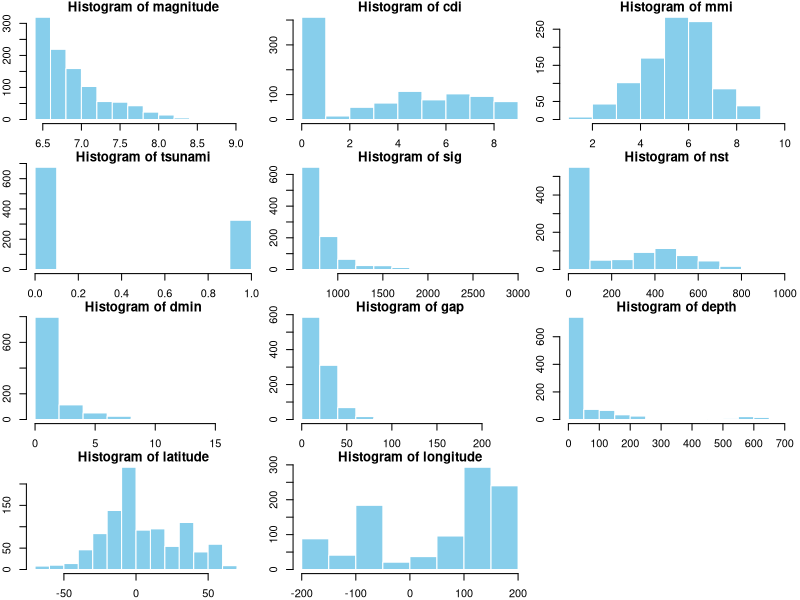
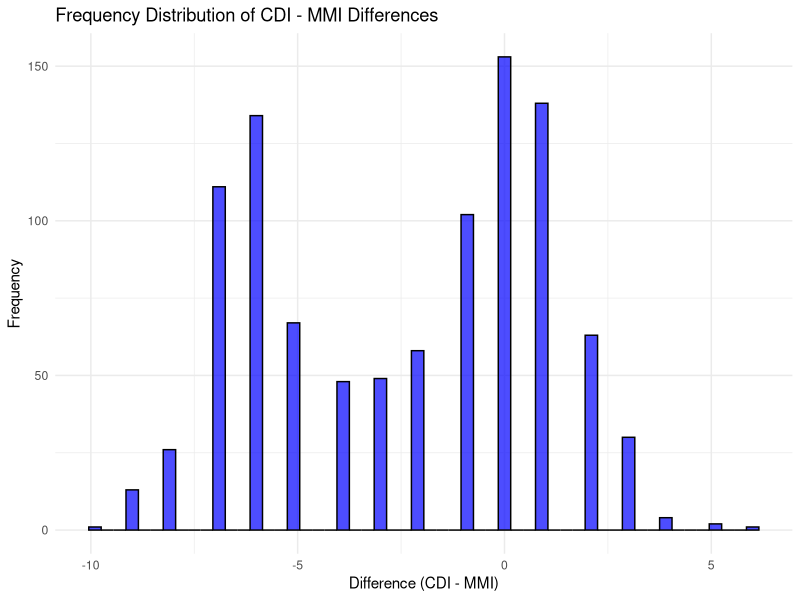
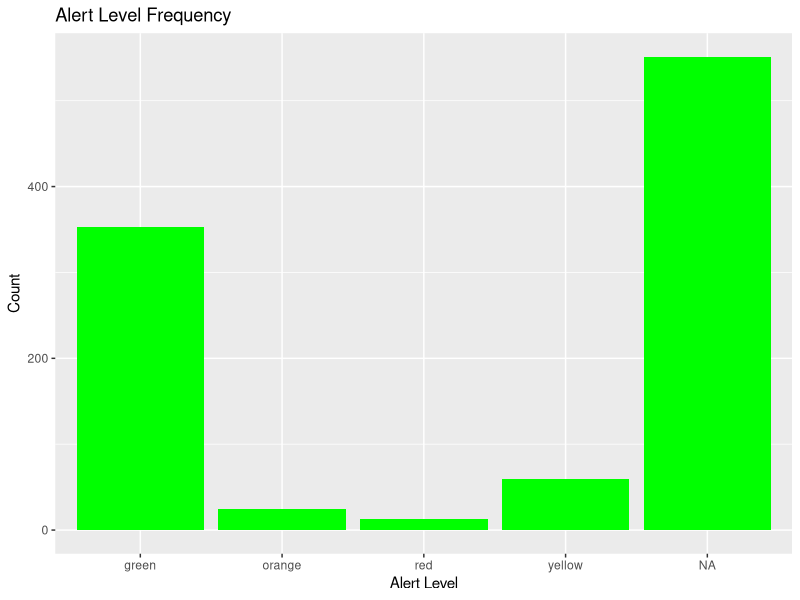
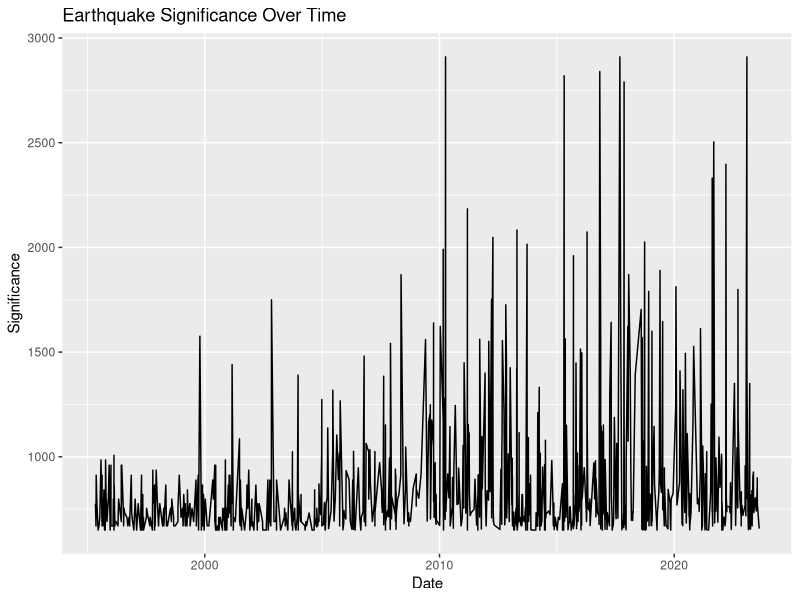
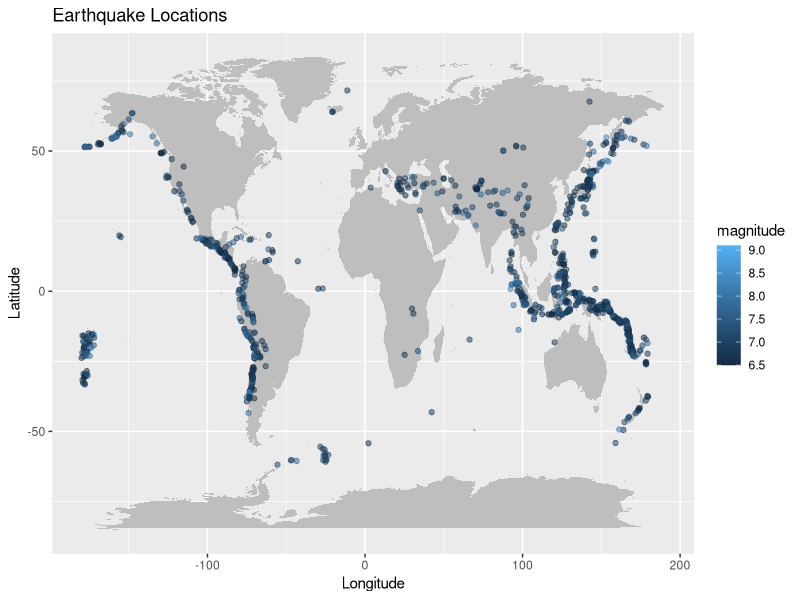
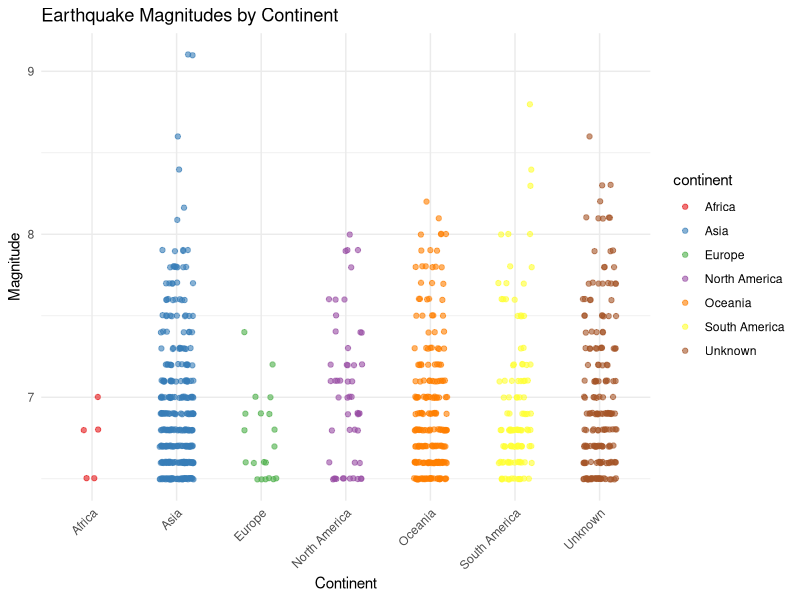
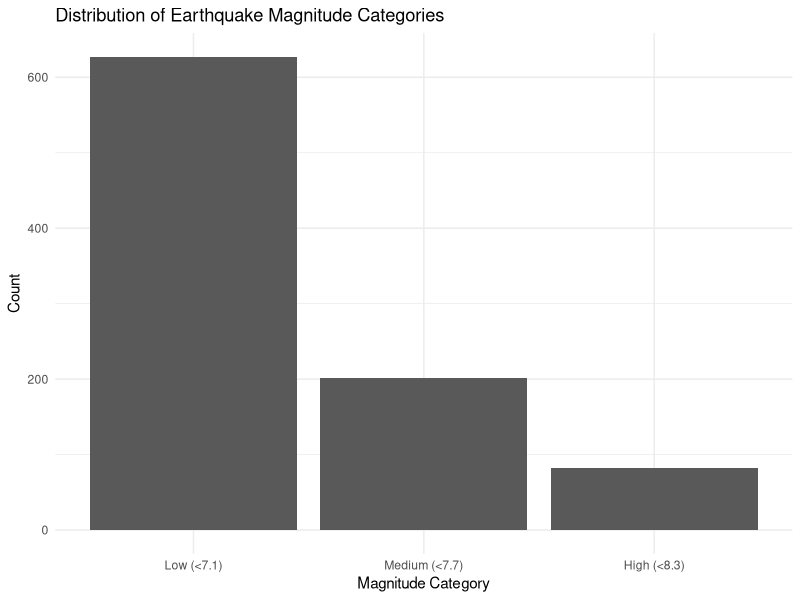
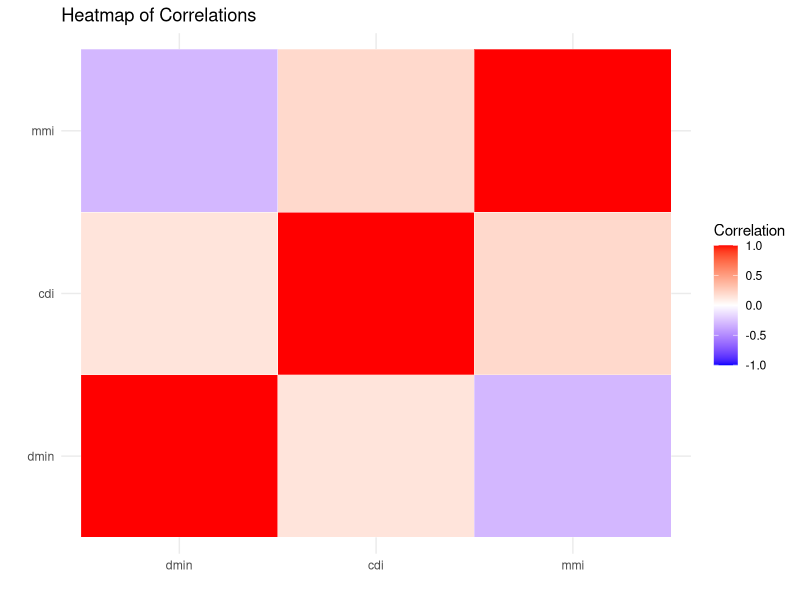

The R source for these figures, in order: (Note: this script raises an error after producing the figures.)
## ---- chunk 1
library(readr)
data <- read_csv("dataset/earthquake_1995-2023.csv")
head(data)
## ---- chunk 2
head(data)
summary(data)
## ---- chunk 3
library(nortest)
analyze_variable <- function(var_name, data) {
  var_data <- data[[var_name]]
  var_data <- unique(var_data)
  if (is.character(var_data) || is.factor(var_data) || length(unique(var_data)) < 10) {
    cat("Categorical Variable:", var_name, "\n")
    counts <- table(var_data, useNA = "ifany")
    cat("\n")
  } else {
    cat("Numerical Variable:", var_name, "\n")
    var_data <- na.omit(as.numeric(var_data))
    if (length(var_data) > 1) {
      is_discrete <- all(var_data == floor(var_data))
      
      normal_test <- ad.test(var_data)$p.value
      exp_test <- ks.test(var_data, "pexp", rate = 1 / mean(var_data))$p.value
      unif_test <- ks.test(var_data, "punif", min = min(var_data), max = max(var_data))$p.value
      chi_square_test <- ks.test(var_data, "pchisq", df = mean(var_data))$p.value
      
      closest_dist <- ifelse(normal_test > 0.05, "Normal",
                             ifelse(exp_test > 0.05, "Exponential",
                                    ifelse(unif_test > 0.05, "Uniform",
                                                  ifelse(chi_square_test > 0.05, "Chi-Square", "Unknown"))))
      
      cat("  Is Discrete:", is_discrete, "\n")
      cat("  Normality test p-value:", normal_test, "\n")
      cat("  Exponential test p-value:", exp_test, "\n")
      cat("  Uniform test p-value:", unif_test, "\n")
      cat("  Chi-Square test p-value:", chi_square_test, "\n")
      cat("  Closest distribution:", closest_dist, "\n\n")
    } else {
      cat("  Insufficient data for analysis.\n\n")
    }
  }
}

for (var in colnames(data)) {
  analyze_variable(var, data)
}
## ---- chunk 4
numeric_vars <- sapply(data, is.numeric)
numeric_data <- data[, numeric_vars]

num_vars <- sum(numeric_vars)
rows <- ceiling(sqrt(num_vars))
cols <- ceiling(num_vars / rows)

par(mfrow = c(rows, cols), mar = c(2, 2, 1, 0.5))

for (var_name in colnames(numeric_data)) {
  hist(numeric_data[[var_name]], 
       main = paste("Histogram of", var_name), 
       xlab = var_name, 
       col = "skyblue", 
       border = "white")
}

par(mfrow = c(1, 1))
## ---- chunk 5
colSums(is.na(data))
## ---- chunk 6
library(lubridate)
data$date_time <- dmy_hm(data$date_time)
## ---- chunk 7
library(ggplot2)
print("The summary of the magnitude of the earthquakes")
summary(data$magnitude)
print("The summary of the maximum reported intensity for the event")
summary(data$cdi)
print("The summary of the maximum estimated instrumental intensity for the event")
summary(data$mmi)
## ---- chunk 8
library(ggplot2)

cdi_mmi_diff <- data$cdi - data$mmi

ggplot(data.frame(cdi_mmi_diff), aes(x = cdi_mmi_diff)) +
  geom_histogram(binwidth = 0.3, fill = "blue", color = "black", alpha = 0.7) +
  labs(
    title = "Frequency Distribution of CDI - MMI Differences",
    x = "Difference (CDI - MMI)",
    y = "Frequency"
  ) +
  theme_minimal()

## ---- chunk 9
table(data$alert)
table(data$magType)
## ---- chunk 10
ggplot(data, aes(x = alert)) + geom_bar(fill = "green") +
    labs(title = "Alert Level Frequency", x = "Alert Level", y = "Count")
## ---- chunk 11
ggplot(data, aes(x = date_time, y = sig)) + geom_line() +
    labs(title = "Earthquake Significance Over Time", x = "Date", y = "Significance")
## ---- chunk 12
library(knitr)
# Calculate NA counts for 'country' and 'magnitude' columns
na_country <- sum(is.na(data[['country']]))
na_magnitude <- sum(is.na(data[['magnitude']]))
na_continent <- sum(is.na(data[['continent']]))

na_summary <- data.frame(
  Column = c("country", "magnitude", "continent"),
  NA_Count = c(na_country, na_magnitude, na_continent)
)

# Display the summary table
kable(na_summary, caption = "Summary of missing values before filling data")


# Read the dataset with filled countries
data_country <- read_csv("dataset/earthquake_1995-2023-country.csv", show_col_types = FALSE)
na_country <- sum(is.na(data_country[['country']]))
na_magnitude <- sum(is.na(data_country[['magnitude']]))
na_continent <- sum(is.na(data_country[['continent']]))

na_summary_country <- data.frame(
  Column = c("country", "magnitude", "continent"),
  NA_Count = c(na_country, na_magnitude, na_continent)
)
kable(na_summary_country, caption = "Summary of missing values after filling data")

## ---- chunk 13
world_map <- map_data("world")
ggplot() + 
    geom_polygon(data = world_map, aes(x = long, y = lat, group = group), fill = "gray") +
    geom_point(data = data_country, aes(x = longitude, y = latitude, color = magnitude), alpha = 0.5) +
    labs(title = "Earthquake Locations", x = "Longitude", y = "Latitude")
## ---- chunk 14
library(ggplot2)
#combining the same continents with different names
data_country$continent <- gsub("AF", "Africa", data_country$continent)
data_country$continent <- gsub("AS", "Asia", data_country$continent)
data_country$continent <- gsub("EU", "Europe", data_country$continent)
data_country$continent <- gsub("OC", "Oceania", data_country$continent)
data_country$continent <- gsub("SA", "South America", data_country$continent)
# Filter out rows with missing values
data_country <- data_country[!is.na(data_country$magnitude) & !is.na(data_country$continent), ]

# Plot all earthquake magnitudes by continent
ggplot(data_country, aes(x = continent, y = magnitude, color = continent)) +
  geom_jitter(alpha = 0.6, width = 0.2) + 
  labs(title = "Earthquake Magnitudes by Continent",
       x = "Continent",
       y = "Magnitude") +
  theme_minimal() +
  theme(axis.text.x = element_text(angle = 45, hjust = 1)) +
  scale_color_brewer(palette = "Set1")

## ---- chunk 15
#Fill magnitude_category
data_country$magnitude_category <- ifelse(
  is.na(data_country$magnitude), "NA",
  ifelse(data_country$magnitude < 7.1, "Low (<7.1)",
         ifelse(data_country$magnitude < 7.7, "Medium (<7.7)", "High (<8.3)"))
)

# The order of magnitude_category
data_country$magnitude_category <- factor(
  data_country$magnitude_category,
  levels = c("Low (<7.1)", "Medium (<7.7)", "High (<8.3)")
)

# Plot histogram
ggplot(data_country, aes(x = magnitude_category)) +
  geom_bar() +
  labs(title = "Distribution of Earthquake Magnitude Categories",
       x = "Magnitude Category",
       y = "Count") +
  theme_minimal()

## ---- chunk 16
# Create a contingency table for the counts of earthquakes by category and country
contingency_table <- table(data_country$continent, data_country$magnitude_category)
print(contingency_table)

## ---- chunk 17
# Group continents with fewer counts into "Other"
data_country$continent_grouped <- ifelse(
  data_country$continent %in% c("Africa", "Europe", "Oceania"),
  "Other",
  data_country$continent
)

contingency_table_grouped <- table(data_country$continent_grouped, data_country$magnitude_category)
print(contingency_table_grouped)
#Perform test
chisq_test_sim <- chisq.test(contingency_table_grouped, simulate.p.value = TRUE)
print(chisq_test_sim)

## ---- chunk 18
library(ggplot2)
library(reshape2)

cor_matrix <- cor(data[, c("dmin", "cdi", "mmi")])

# Melt the correlation matrix for ggplot
cor_melt <- melt(cor_matrix)

# Plot heatmap
ggplot(cor_melt, aes(x = Var1, y = Var2, fill = value)) +
  geom_tile(color = "white") +
  scale_fill_gradient2(low = "blue", high = "red", mid = "white", midpoint = 0, 
                       limit = c(-1, 1), name = "Correlation") +
  theme_minimal() +
  labs(title = "Heatmap of Correlations", x = "", y = "")

# reliability based on cdi and mmi thresholds
data$reliability <- ifelse(data$cdi > 5 & data$mmi > 5, 1, 0)
table(data$reliability)

# Subset data
reliable <- subset(data, reliability == 1)
less_reliable <- subset(data, reliability == 0)

# Perform t-test on dmin
t_test_result <- t.test(reliable$dmin, less_reliable$dmin)
print(t_test_result)

## ---- chunk 19
library(dplyr)
library(corrplot)
#Selecting columns we want to use
cor_data <- data %>% select(magnitude, depth, sig, cdi, mmi)

#Creating correlation matrix with Pearson  method
cor_matrix <- cor(cor_data, use = "complete.obs", method = "pearson")

print(cor_matrix)

#Plot the matrix
corrplot(cor_matrix, method = "color", type = "upper",
         title = "Correlation Matrix", tl.col = "black")
## ---- chunk 20
# Creating correlation matrix with Spearman method
cor_matrix_spearman <- cor(cor_data, use = "complete.obs", method = "spearman")

print(cor_matrix_spearman)

#Plot the correlation matrix
corrplot(cor_matrix_spearman, method = "color", type = "upper",
         title = "Correlation Matrix", tl.col = "black")
## ---- chunk 21
# Taking data we want to test
x <- data$magnitude
y <- data$sig 

# Fit the data in the linear model
linear_model <- lm(y ~ x)

# Get some statistics about the model
summary(linear_model)

# Plot the data
plot(x, y, 
     pch = 16,
     main = "Linear Regression: Magnitude vs. Significance",
     xlab = "Magnitude",
     ylab = "Significance")

# Plot the regression line
abline(linear_model, col = "blue", lwd = 2)
## ---- chunk 22
# Taking data we want to test
x <- data$depth
y <- data$mmi

# Fit the data in the linear model
linear_model <- lm(y ~ x)

# Get some statistics about the model
summary(linear_model)

# Plot the data
plot(x, y, 
     pch = 16,
     main = "Linear Regression: Depth vs. MMI",
     xlab = "Depth",
     ylab = "MMI")

# Plot the regression line
abline(linear_model, col = "blue", lwd = 2)
## ---- chunk 23
# Get the data needed for test
x <- data$depth
y <- data$mmi

#Fitting the data in the polynomial model
poly_model <- lm(y ~ poly(x, 3))

# Get some statistics on the regression
summary(poly_model)

# Plot the data
plot(x, y, 
     pch = 16, col = "blue",
     main = "Polynomial Regression: Depth vs. MMI",
     xlab = "Depth", ylab = "MMI")

# Plot the regression
x_grid <- seq(min(x), max(x), length.out = 100) 
y_pred <- predict(poly_model, newdata = data.frame(x = x_grid))

lines(x_grid, y_pred, col = "red", lwd = 2)
## ---- chunk 24
#Read the data
data <- read.csv("dataset/earthquake_1995-2023.csv")

# Select the data with and without tsunami
oceanic <- data$magnitude[data$tsunami == 1]
non_oceanic <- data$magnitude[data$tsunami == 0]

# Testing the data on normality
print(shapiro.test(oceanic))
print(shapiro.test(non_oceanic))

## ---- chunk 25
#transforming the data
log_oceanic <- log(oceanic)
hist(log_oceanic, main = "Histogram of Transformed Data")

#Testing the data on normality
shapiro_result <- shapiro.test(log_oceanic)
print(shapiro_result)
## ---- chunk 26
#Test of the first hypothesis
test_result <- wilcox.test(oceanic, non_oceanic, alternative = "greater")

print(test_result)
## ---- chunk 27
#Test of the second hypothesis
test_result <- wilcox.test(oceanic_sig, non_oceanic_sig, alternative = "greater")

print(test_result)
